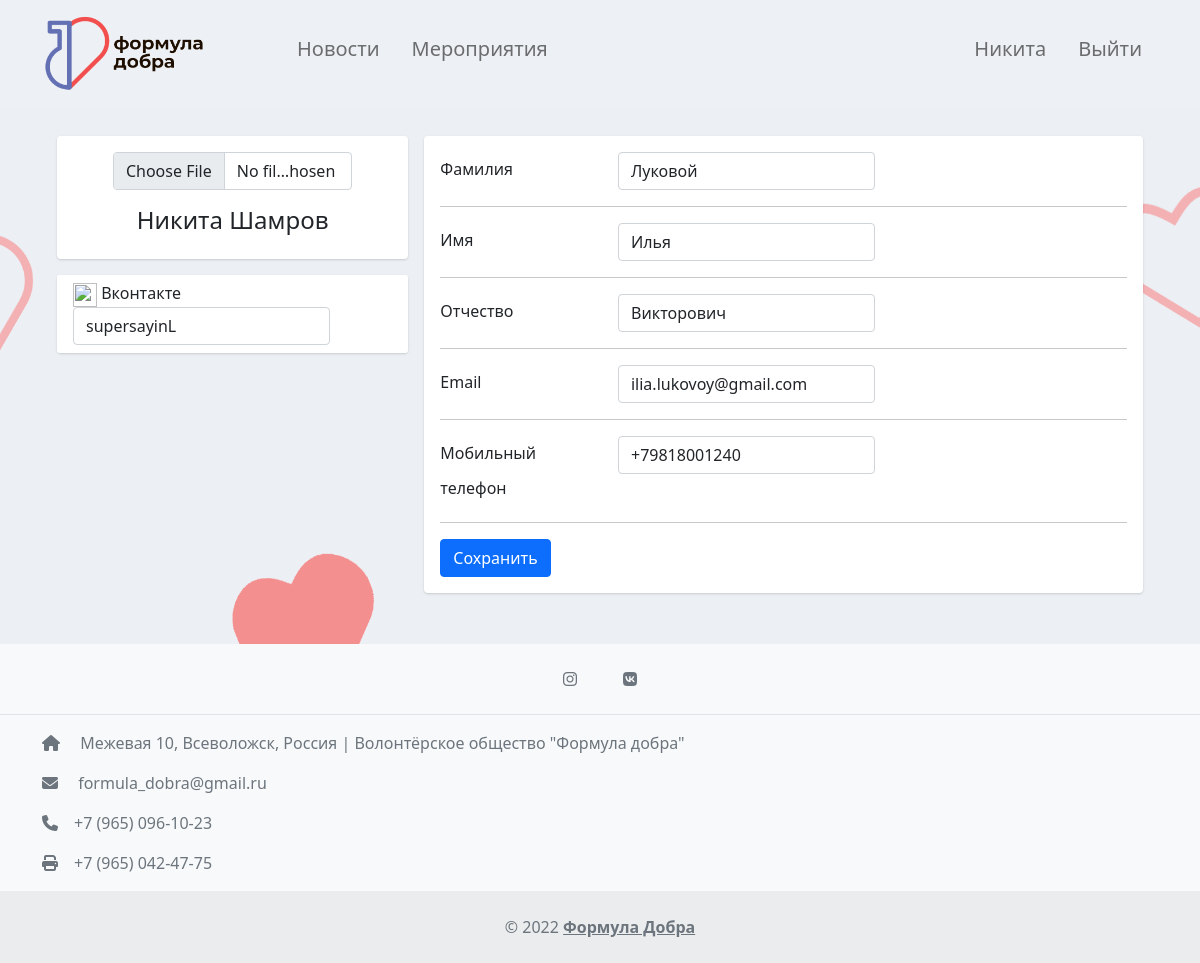
Screenshot of /profile/update/1/ (signed in) with the database file from the repository.
### accounts/models.py (models this page shows, shortened)
class CustomUser(AbstractBaseUser, PermissionsMixin):
    first_name = models.CharField(max_length=50, blank=True, null=True, verbose_name='Имя')
    last_name = models.CharField(max_length=50, blank=True, null=True, verbose_name='Фамилия')
    patronymic = models.CharField(max_length=50, blank=True, null=True, verbose_name='Отчество')
    phone = models.CharField(max_length=50, blank=True, null=True,default='', verbose_name='Номер телефона')
    vk_link = models.CharField(max_length=200, blank=True, null=True,default='', verbose_name='Ссылка на профиль VK')
    email = models.EmailField(_('email address'), unique=True)
    is_staff = models.BooleanField(default=False, verbose_name='Модератор?')
    is_active = models.BooleanField(default=True, verbose_name='Активный?')
    date_joined = models.DateTimeField(default=timezone.now)
    avatar = models.ImageField(upload_to='photos/avatar/%Y/%m/%d', blank=True, verbose_name='Аватар')
    USERNAME_FIELD = 'email'
    REQUIRED_FIELDS = []
    objects = CustomUserManager()
    class Meta:
        verbose_name = 'Пользователи'
        verbose_name_plural = 'Пользователи'

### accounts/views.py (the view)
# urls.py: path('profile/update/<int:id>/', profile_update, name='profile_update')
def profile_update(request,id):
    try:
        form = CustomUser.objects.get(id=id)
        if request.method == 'POST':
            form.first_name = request.POST.get('first_name')
            form.last_name = request.POST.get('last_name')
            form.patronymic = request.POST.get('patronymic')
            form.email = request.POST.get('email')
            form.phone = request.POST.get('phone')
            form.vk_link = request.POST.get('vk_link')
            form.avatar = request.FILES.get('avatar')
            form.save()
            return HttpResponseRedirect("/profile")
        else:
            return render(request, 'accounts/profile_update.html', {"form": form})
    except CustomUser.DoesNotExist:
        return HttpResponseNotFound("<h2>Person not found</h2>")

### templates/accounts/profile_update.html (shortened to what this page needs)
{% extends 'base.html' %}
{% block content %}
    {% if request.user.is_authenticated %}
        <form method="POST" enctype="multipart/form-data">
<div class="container">
    <div class="main-body" style="padding-top: 30px">
          <div class="row gutters-sm">
            <div class="col-md-4 mb-3">
              <div class="card">
                <div class="card-body">
                  <div class="d-flex flex-column align-items-center text-center">
                      <div class="col-sm-9 text-secondary">
                            <input class="form-control" type="file" name="avatar" value="{{form.avatar}}">
                    </div>
                    <div class="mt-3">
                      <h4>{{ user.first_name }} {{ user.last_name }}</h4>
                    </div>
                  </div>
                </div>
              </div>
              <div class="card mt-3">
                <ul class="list-group list-group-flush">
                  <li class="list-group-item d-flex justify-content-between align-items-center flex-wrap">
                    <h6 class="mb-0"><img src="https://upload.wikimedia.org/wikipedia/commons/2/21/VK.com-logo.svg" width="24" height="24" viewBox="0 0 24 24" fill="none" stroke="currentColor" stroke-width="2" stroke-linecap="round" stroke-linejoin="round" class="feather feather-globe mr-2 icon-inline" alt=""> Вконтакте</h6>
                    <label>
                            <input type="text" class="form-control" name="vk_link" value="{{form.vk_link}}" />
                        </label>
                  </li>
                </ul>
              </div>
            </div>
            <div class="col-md-8">
              <div class="card mb-3">
                <div class="card-body">
                  <div class="row">
                    <div class="col-sm-3">
                      <h6 class="mb-0 " style="line-height:35px">Фамилия</h6>
                    </div>
                    <div class="col-sm-9 text-secondary">
                        <label>
                            <input class="form-control" type="text" name="last_name" value="{{form.last_name}}" />
                        </label>
                    </div>
                  </div>
                    <hr>
                  <div class="row">
                    <div class="col-sm-3">
                      <h6 class="mb-0 " style="line-height:35px">Имя</h6>
                    </div>
                    <div class="col-sm-9 text-secondary">
                      <label>
                            <input type="text" class="form-control" name="first_name" value="{{form.first_name}}" />
                        </label>
                    </div>
                  </div>
                    <hr>
                  <div class="row">
                    <div class="col-sm-3">
                      <h6 class="mb-0" style="line-height:35px">Отчество</h6>
                    </div>
                    <div class="col-sm-9 text-secondary">
                       <label>
                            <input type="text" class="form-control" name="patronymic" value="{{form.patronymic}}" />
                        </label>
                    </div>
                  </div>
                  <hr>
                  <div class="row">
                    <div class="col-sm-3">
                      <h6 class="mb-0" style="line-height:35px">Email</h6>
                    </div>
                    <div class="col-sm-9 text-secondary">
                        <label>
                            <input type="text" class="form-control" name="email" value="{{form.email}}" />
                        </label>
                    </div>
                  </div>
                  <hr>
                  <div class="row">
                    <div class="col-sm-3">
                      <h6 class="mb-0" style="line-height:35px">Мобильный телефон</h6>
                    </div>
                    <div class="col-sm-9 text-secondary">
                      <label>
                            <input type="text" class="form-control" name="phone" value="{{form.phone}}" />
                        </label>
                    </div>
                  </div>
                  <hr>
                  <div class="row">
                    <div class="col-sm-12">
                      <button class="btn btn-primary " type="submit" href="">Сохранить</button>
                    </div>
                  </div>
                </div>
              </div>
            </div>
          </div>
        </div>
    </div>
        </form>
    {% endif %}
{% endblock %}

### templates/base.html (shortened to what this page needs)
{% load static %}
<!doctype html>
<html lang="en">
  <head>
    <link href="https://cdn.jsdelivr.net/npm/bootstrap@5.1.3/dist/css/bootstrap.min.css" rel="stylesheet">
  </head>
  <body>
    <nav class="navbar navbar-expand-lg navbar-light " style="background-color: #edf0f4;">
    <div class="container">
        <a  class="navbar-brand" href="/"><img class="bi me-2" width="165" height="80" role="img" aria-label="Bootstrap" src ="{% static 'navlogo.png' %}"></a>
        <div class="collapse navbar-collapse justify-content-start"  id="navbarSupportedContent">
                    <ul class="navbar-nav mr-auto " style="margin-left: 50px">
                            <li class="nav-item "><a href="{% url 'news' %}" class="nav-link px-3  link-dark h5">Новости</a></li>
                            <li class="nav-item "><a href="{% url 'events' %}" class="nav-link px-3 link-dark h5">Мероприятия</a></li>
                    </ul>
        </div>
        <div class="collapse navbar-collapse justify-content-end"  id="navbarSupportedContent">
                    <ul class="navbar-nav mr-auto " >
                        {% if request.user.is_authenticated %}
                        <li class="nav-item " >
                                 <a href="{% url 'profile' %}" class="nav-link px-3  link-dark h5 ">{{ user.first_name }}</a>
                             </li>
                           <li class="nav-item ">
                                <a href="{% url 'logout' %}" class="nav-link px-3  link-dark h5">Выйти</a>
                            </li>
                        {% endif %}
                    </ul>
        </div>
        </div>
    </nav>
        <div class="bg-image" style="background: url({% static 'backgroung.png' %}) repeat-y top center; background-size: 100% auto;padding-bottom: 20px">
        {% block content %}{% endblock %}
        </div>
        <footer class="text-center text-lg-start bg-light text-muted">
  <section
    class="d-flex justify-content-center justify-content-lg-center p-3 border-bottom"
  >
    <div>
      <a href="https://instagram.com/formula_dobra_47" target="_blank" class="btn btn-social mx-2 text-reset">
        <i class="fab fa-instagram"></i>
      </a>
      <a href="https://vk.com/formula_dobra_47" target="_blank" class="btn btn-social mx-2 text-reset">
        <i class="fab fa-vk"></i>
      </a>
    </div>
  </section>
  <section class="">
    <div class="container text-center text-md-start mt-6">
      <div class="row mt-3">
        <div class="row-md-4 row-lg-3 row-xl-3 mx-auto mb-md-0 mb-4">
          <p><i class="fas fa-home me-3"></i> Межевая 10, Всеволожск, Россия | Волонтёрское общество "Формула добра"</p>
          <p>
            <i class="fas fa-envelope me-3"></i>
            formula_dobra@gmail.ru
          </p>
          <p><i class="fas fa-phone me-3"></i>+7 (965) 096-10-23</p>
          <p><i class="fas fa-print me-3"></i>+7 (965) 042-47-75</p>
        </div>
      </div>
    </div>
  </section>
  <div class="text-center p-4" style="background-color: rgba(0, 0, 0, 0.05);">
    ©
<a class="text-reset fw-bold" href="">Формула Добра</a>
  </div>
</footer>
  </body>
</html>

### templates/accounts/profile_update.html (style rules this page uses)
.main-body { padding: 15px; }
.card { box-shadow: 0 1px 3px 0 rgba(0,0,0,.1), 0 1px 2px 0 rgba(0,0,0,.06); }
.card { position: relative; display: flex; flex-direction: column; min-width: 0; word-wrap: break-word; background-color: #fff; background-clip: border-box; border: 0 solid rgba(0,0,0,.125); border-radius: .25rem; }
.card-body { flex: 1 1 auto; min-height: 1px; padding: 1rem; }
.gutters-sm { margin-right: -8px; margin-left: -8px; }
.gutters-sm>.col, .gutters-sm>[class*=col-] { padding-right: 8px; padding-left: 8px; }
.mb-3, .my-3 { margin-bottom: 1rem!important; }

### rows the page displays
CustomUser: first_name "Никита", last_name "Шамров"
CustomUser: vk_link "supersayinL", last_name "Луковой", first_name "Илья", patronymic "Викторович", email "ilia.lukovoy@gmail.com", phone "+79818001240"
